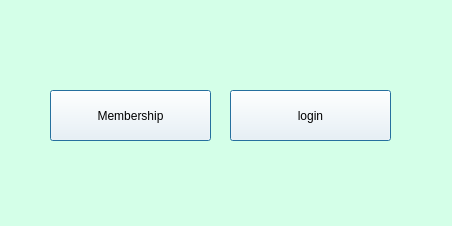
<?xml version="1.0" encoding="UTF-8"?>
<ui version="4.0">
 <class>loginForm</class>
 <widget class="QWidget" name="loginForm">
  <property name="geometry">
   <rect>
    <x>0</x>
    <y>0</y>
    <width>452</width>
    <height>226</height>
   </rect>
  </property>
  <property name="windowTitle">
   <string>Form</string>
  </property>
  <property name="styleSheet">
   <string notr="true">background-color: rgb(212, 255, 232);</string>
  </property>
  <widget class="QPushButton" name="pushButton">
   <property name="geometry">
    <rect>
     <x>230</x>
     <y>90</y>
     <width>161</width>
     <height>51</height>
    </rect>
   </property>
   <property name="styleSheet">
    <string notr="true">font: 12pt &quot;MS Shell Dlg 2&quot;;
background-color: rgb(255, 255, 255);</string>
   </property>
   <property name="text">
    <string>login</string>
   </property>
   <property name="icon">
    <iconset>
     <normaloff>../../Qt/digitalMarketManagment/23373.png</normaloff>../../Qt/digitalMarketManagment/23373.png</iconset>
   </property>
   <property name="iconSize">
    <size>
     <width>40</width>
     <height>40</height>
    </size>
   </property>
   <property name="autoDefault">
    <bool>false</bool>
   </property>
   <property name="default">
    <bool>true</bool>
   </property>
  </widget>
  <widget class="QPushButton" name="pushButton_2">
   <property name="geometry">
    <rect>
     <x>50</x>
     <y>90</y>
     <width>161</width>
     <height>51</height>
    </rect>
   </property>
   <property name="styleSheet">
    <string notr="true">font: 12pt &quot;MS Shell Dlg 2&quot;;
background-color: rgb(255, 255, 255);</string>
   </property>
   <property name="text">
    <string>Membership</string>
   </property>
   <property name="icon">
    <iconset>
     <normaloff>../../Qt/digitalMarketManagment/join_membership_ad_member_become-512.png</normaloff>../../Qt/digitalMarketManagment/join_membership_ad_member_become-512.png</iconset>
   </property>
   <property name="iconSize">
    <size>
     <width>40</width>
     <height>40</height>
    </size>
   </property>
   <property name="autoDefault">
    <bool>false</bool>
   </property>
   <property name="default">
    <bool>true</bool>
   </property>
  </widget>
 </widget>
 <resources/>
 <connections/>
</ui>
